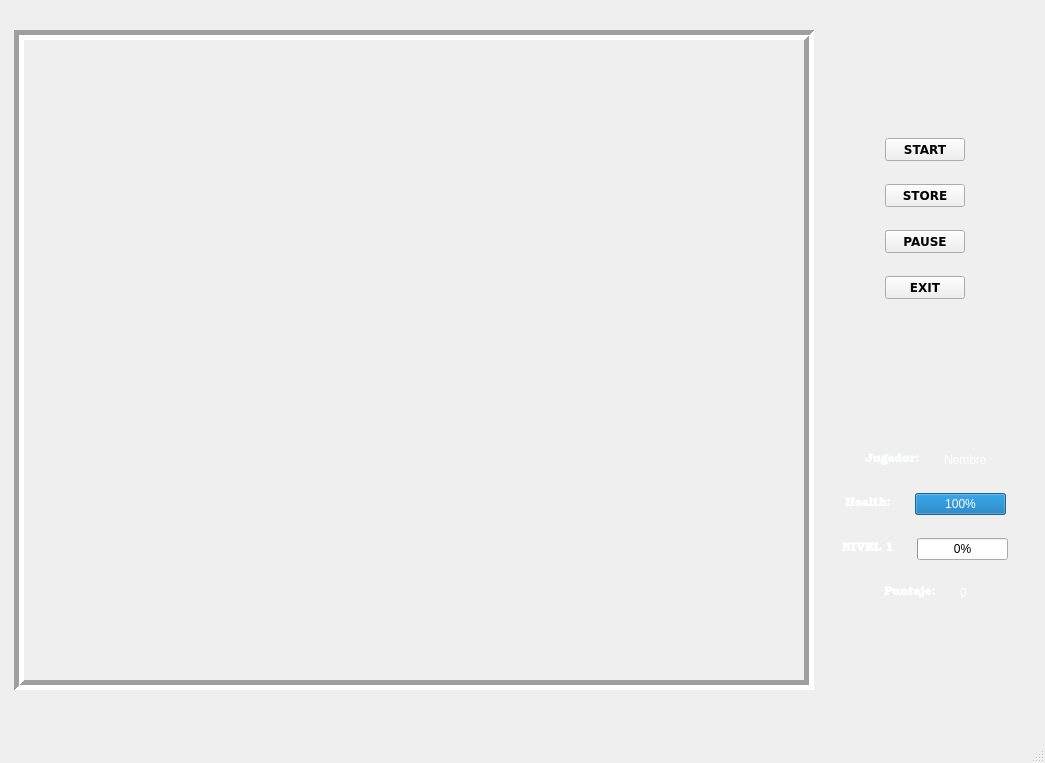
<?xml version="1.0" encoding="UTF-8"?>
<ui version="4.0">
 <class>MainWindow</class>
 <widget class="QMainWindow" name="MainWindow">
  <property name="geometry">
   <rect>
    <x>0</x>
    <y>0</y>
    <width>1045</width>
    <height>763</height>
   </rect>
  </property>
  <property name="windowTitle">
   <string>DCCell One Player</string>
  </property>
  <widget class="QWidget" name="centralwidget">
   <layout class="QHBoxLayout" name="horizontalLayout">
    <item>
     <spacer name="horizontalSpacer_9">
      <property name="orientation">
       <enum>Qt::Horizontal</enum>
      </property>
      <property name="sizeHint" stdset="0">
       <size>
        <width>40</width>
        <height>20</height>
       </size>
      </property>
     </spacer>
    </item>
    <item>
     <layout class="QVBoxLayout" name="verticalLayout">
      <property name="sizeConstraint">
       <enum>QLayout::SetMaximumSize</enum>
      </property>
      <item>
       <widget class="QFrame" name="gridFrame_2">
        <property name="sizePolicy">
         <sizepolicy hsizetype="Preferred" vsizetype="Preferred">
          <horstretch>0</horstretch>
          <verstretch>0</verstretch>
         </sizepolicy>
        </property>
        <property name="minimumSize">
         <size>
          <width>800</width>
          <height>660</height>
         </size>
        </property>
        <property name="maximumSize">
         <size>
          <width>800</width>
          <height>660</height>
         </size>
        </property>
        <property name="autoFillBackground">
         <bool>true</bool>
        </property>
        <property name="frameShape">
         <enum>QFrame::Box</enum>
        </property>
        <property name="frameShadow">
         <enum>QFrame::Sunken</enum>
        </property>
        <property name="lineWidth">
         <number>5</number>
        </property>
       </widget>
      </item>
      <item>
       <layout class="QHBoxLayout" name="horizontalLayout_4">
        <property name="sizeConstraint">
         <enum>QLayout::SetFixedSize</enum>
        </property>
        <item>
         <spacer name="horizontalSpacer_11">
          <property name="orientation">
           <enum>Qt::Horizontal</enum>
          </property>
          <property name="sizeHint" stdset="0">
           <size>
            <width>40</width>
            <height>20</height>
           </size>
          </property>
         </spacer>
        </item>
       </layout>
      </item>
     </layout>
    </item>
    <item>
     <layout class="QVBoxLayout" name="verticalLayout_2" stretch="0,0,0,0,0,0,0,0,0,0,0">
      <property name="spacing">
       <number>23</number>
      </property>
      <property name="sizeConstraint">
       <enum>QLayout::SetMinimumSize</enum>
      </property>
      <item>
       <spacer name="verticalSpacer">
        <property name="orientation">
         <enum>Qt::Vertical</enum>
        </property>
        <property name="sizeHint" stdset="0">
         <size>
          <width>20</width>
          <height>40</height>
         </size>
        </property>
       </spacer>
      </item>
      <item alignment="Qt::AlignHCenter">
       <widget class="QPushButton" name="startBut">
        <property name="sizePolicy">
         <sizepolicy hsizetype="Fixed" vsizetype="Fixed">
          <horstretch>0</horstretch>
          <verstretch>0</verstretch>
         </sizepolicy>
        </property>
        <property name="font">
         <font>
          <family>Verdana</family>
          <weight>75</weight>
          <bold>true</bold>
         </font>
        </property>
        <property name="text">
         <string>START</string>
        </property>
        <property name="shortcut">
         <string>Meta+A</string>
        </property>
       </widget>
      </item>
      <item alignment="Qt::AlignHCenter">
       <widget class="QPushButton" name="storeBut">
        <property name="sizePolicy">
         <sizepolicy hsizetype="Fixed" vsizetype="Fixed">
          <horstretch>0</horstretch>
          <verstretch>0</verstretch>
         </sizepolicy>
        </property>
        <property name="font">
         <font>
          <family>Verdana</family>
          <weight>75</weight>
          <bold>true</bold>
         </font>
        </property>
        <property name="text">
         <string>STORE</string>
        </property>
        <property name="shortcut">
         <string>Meta+S</string>
        </property>
       </widget>
      </item>
      <item alignment="Qt::AlignHCenter">
       <widget class="QPushButton" name="pauseBut">
        <property name="sizePolicy">
         <sizepolicy hsizetype="Fixed" vsizetype="Fixed">
          <horstretch>0</horstretch>
          <verstretch>0</verstretch>
         </sizepolicy>
        </property>
        <property name="font">
         <font>
          <family>Verdana</family>
          <weight>75</weight>
          <bold>true</bold>
         </font>
        </property>
        <property name="text">
         <string>PAUSE</string>
        </property>
        <property name="shortcut">
         <string>Meta+P</string>
        </property>
       </widget>
      </item>
      <item alignment="Qt::AlignHCenter">
       <widget class="QPushButton" name="exitBut">
        <property name="sizePolicy">
         <sizepolicy hsizetype="Fixed" vsizetype="Fixed">
          <horstretch>0</horstretch>
          <verstretch>0</verstretch>
         </sizepolicy>
        </property>
        <property name="font">
         <font>
          <family>Verdana</family>
          <weight>75</weight>
          <bold>true</bold>
         </font>
        </property>
        <property name="text">
         <string>EXIT</string>
        </property>
        <property name="shortcut">
         <string>Meta+E</string>
        </property>
       </widget>
      </item>
      <item>
       <spacer name="verticalSpacer_3">
        <property name="orientation">
         <enum>Qt::Vertical</enum>
        </property>
        <property name="sizeHint" stdset="0">
         <size>
          <width>20</width>
          <height>40</height>
         </size>
        </property>
       </spacer>
      </item>
      <item>
       <layout class="QHBoxLayout" name="horizontalLayout_5">
        <item>
         <spacer name="horizontalSpacer">
          <property name="orientation">
           <enum>Qt::Horizontal</enum>
          </property>
          <property name="sizeHint" stdset="0">
           <size>
            <width>40</width>
            <height>20</height>
           </size>
          </property>
         </spacer>
        </item>
        <item>
         <widget class="QLabel" name="label">
          <property name="sizePolicy">
           <sizepolicy hsizetype="Fixed" vsizetype="Fixed">
            <horstretch>0</horstretch>
            <verstretch>0</verstretch>
           </sizepolicy>
          </property>
          <property name="font">
           <font>
            <family>Bookman Old Style</family>
            <weight>75</weight>
            <bold>true</bold>
           </font>
          </property>
          <property name="styleSheet">
           <string notr="true">color: rgb(253, 254, 254);</string>
          </property>
          <property name="text">
           <string>Jugador:</string>
          </property>
          <property name="wordWrap">
           <bool>false</bool>
          </property>
         </widget>
        </item>
        <item>
         <widget class="QLabel" name="nombre_label">
          <property name="sizePolicy">
           <sizepolicy hsizetype="Fixed" vsizetype="Fixed">
            <horstretch>0</horstretch>
            <verstretch>0</verstretch>
           </sizepolicy>
          </property>
          <property name="styleSheet">
           <string notr="true">color: rgb(255, 255, 255);</string>
          </property>
          <property name="text">
           <string>Nombre</string>
          </property>
         </widget>
        </item>
        <item>
         <spacer name="horizontalSpacer_2">
          <property name="orientation">
           <enum>Qt::Horizontal</enum>
          </property>
          <property name="sizeHint" stdset="0">
           <size>
            <width>40</width>
            <height>20</height>
           </size>
          </property>
         </spacer>
        </item>
       </layout>
      </item>
      <item>
       <layout class="QHBoxLayout" name="horizontalLayout_7">
        <item>
         <spacer name="horizontalSpacer_3">
          <property name="orientation">
           <enum>Qt::Horizontal</enum>
          </property>
          <property name="sizeHint" stdset="0">
           <size>
            <width>40</width>
            <height>20</height>
           </size>
          </property>
         </spacer>
        </item>
        <item>
         <widget class="QLabel" name="label_5">
          <property name="sizePolicy">
           <sizepolicy hsizetype="Fixed" vsizetype="Fixed">
            <horstretch>0</horstretch>
            <verstretch>0</verstretch>
           </sizepolicy>
          </property>
          <property name="font">
           <font>
            <family>Bookman Old Style</family>
            <weight>75</weight>
            <bold>true</bold>
           </font>
          </property>
          <property name="styleSheet">
           <string notr="true">color: rgb(255, 255, 255);</string>
          </property>
          <property name="text">
           <string>Health:</string>
          </property>
         </widget>
        </item>
        <item>
         <widget class="QProgressBar" name="healthBar">
          <property name="sizePolicy">
           <sizepolicy hsizetype="Fixed" vsizetype="Fixed">
            <horstretch>0</horstretch>
            <verstretch>0</verstretch>
           </sizepolicy>
          </property>
          <property name="minimum">
           <number>0</number>
          </property>
          <property name="maximum">
           <number>140</number>
          </property>
          <property name="value">
           <number>140</number>
          </property>
          <property name="textVisible">
           <bool>true</bool>
          </property>
          <property name="orientation">
           <enum>Qt::Horizontal</enum>
          </property>
          <property name="invertedAppearance">
           <bool>false</bool>
          </property>
         </widget>
        </item>
        <item>
         <spacer name="horizontalSpacer_4">
          <property name="orientation">
           <enum>Qt::Horizontal</enum>
          </property>
          <property name="sizeHint" stdset="0">
           <size>
            <width>40</width>
            <height>20</height>
           </size>
          </property>
         </spacer>
        </item>
       </layout>
      </item>
      <item>
       <layout class="QHBoxLayout" name="horizontalLayout_8">
        <item>
         <spacer name="horizontalSpacer_5">
          <property name="orientation">
           <enum>Qt::Horizontal</enum>
          </property>
          <property name="sizeHint" stdset="0">
           <size>
            <width>40</width>
            <height>20</height>
           </size>
          </property>
         </spacer>
        </item>
        <item>
         <widget class="QLabel" name="nivel_label">
          <property name="sizePolicy">
           <sizepolicy hsizetype="Fixed" vsizetype="Fixed">
            <horstretch>0</horstretch>
            <verstretch>0</verstretch>
           </sizepolicy>
          </property>
          <property name="font">
           <font>
            <family>Bookman Old Style</family>
            <weight>75</weight>
            <bold>true</bold>
           </font>
          </property>
          <property name="styleSheet">
           <string notr="true">color: rgb(255, 255, 255);</string>
          </property>
          <property name="text">
           <string>NIVEL 1</string>
          </property>
         </widget>
        </item>
        <item>
         <widget class="QProgressBar" name="expBar">
          <property name="sizePolicy">
           <sizepolicy hsizetype="Fixed" vsizetype="Fixed">
            <horstretch>0</horstretch>
            <verstretch>0</verstretch>
           </sizepolicy>
          </property>
          <property name="maximum">
           <number>1000</number>
          </property>
          <property name="value">
           <number>0</number>
          </property>
         </widget>
        </item>
        <item>
         <spacer name="horizontalSpacer_6">
          <property name="orientation">
           <enum>Qt::Horizontal</enum>
          </property>
          <property name="sizeHint" stdset="0">
           <size>
            <width>40</width>
            <height>20</height>
           </size>
          </property>
         </spacer>
        </item>
       </layout>
      </item>
      <item>
       <layout class="QHBoxLayout" name="horizontalLayout_6">
        <item>
         <spacer name="horizontalSpacer_7">
          <property name="orientation">
           <enum>Qt::Horizontal</enum>
          </property>
          <property name="sizeHint" stdset="0">
           <size>
            <width>40</width>
            <height>20</height>
           </size>
          </property>
         </spacer>
        </item>
        <item>
         <widget class="QLabel" name="label_4">
          <property name="sizePolicy">
           <sizepolicy hsizetype="Fixed" vsizetype="Fixed">
            <horstretch>0</horstretch>
            <verstretch>0</verstretch>
           </sizepolicy>
          </property>
          <property name="font">
           <font>
            <family>Bookman Old Style</family>
            <weight>75</weight>
            <bold>true</bold>
           </font>
          </property>
          <property name="styleSheet">
           <string notr="true">color: rgb(255, 255, 255);</string>
          </property>
          <property name="text">
           <string>Puntaje:</string>
          </property>
         </widget>
        </item>
        <item>
         <widget class="QLabel" name="puntaje_label">
          <property name="sizePolicy">
           <sizepolicy hsizetype="Fixed" vsizetype="Fixed">
            <horstretch>0</horstretch>
            <verstretch>0</verstretch>
           </sizepolicy>
          </property>
          <property name="styleSheet">
           <string notr="true">color: rgb(255, 255, 255);</string>
          </property>
          <property name="text">
           <string>0</string>
          </property>
         </widget>
        </item>
        <item>
         <spacer name="horizontalSpacer_8">
          <property name="orientation">
           <enum>Qt::Horizontal</enum>
          </property>
          <property name="sizeHint" stdset="0">
           <size>
            <width>40</width>
            <height>20</height>
           </size>
          </property>
         </spacer>
        </item>
       </layout>
      </item>
      <item>
       <spacer name="verticalSpacer_2">
        <property name="orientation">
         <enum>Qt::Vertical</enum>
        </property>
        <property name="sizeHint" stdset="0">
         <size>
          <width>20</width>
          <height>40</height>
         </size>
        </property>
       </spacer>
      </item>
     </layout>
    </item>
    <item>
     <spacer name="horizontalSpacer_10">
      <property name="orientation">
       <enum>Qt::Horizontal</enum>
      </property>
      <property name="sizeHint" stdset="0">
       <size>
        <width>40</width>
        <height>20</height>
       </size>
      </property>
     </spacer>
    </item>
   </layout>
  </widget>
  <widget class="QMenuBar" name="menubar">
   <property name="geometry">
    <rect>
     <x>0</x>
     <y>0</y>
     <width>1045</width>
     <height>22</height>
    </rect>
   </property>
  </widget>
  <widget class="QStatusBar" name="statusbar"/>
 </widget>
 <resources/>
 <connections/>
</ui>
